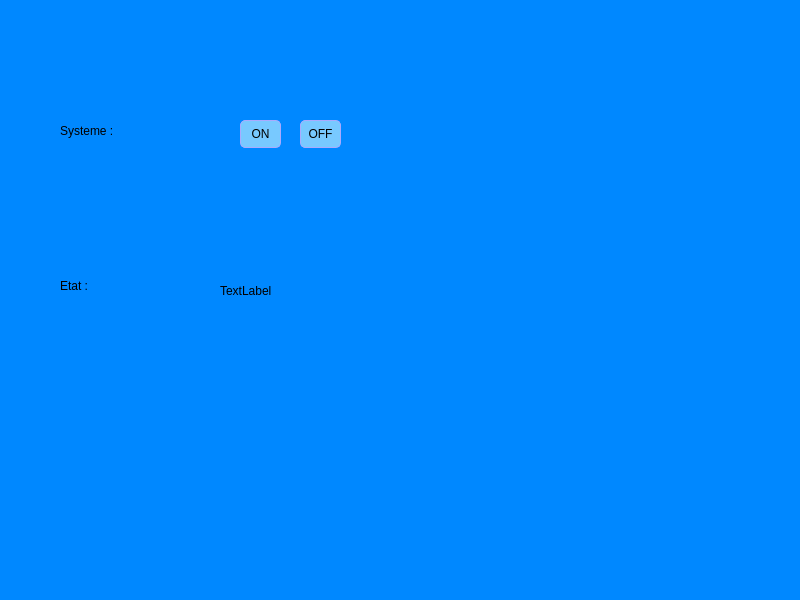
<?xml version="1.0" encoding="UTF-8"?>
<ui version="4.0">
 <class>MainWindow</class>
 <widget class="QMainWindow" name="MainWindow">
  <property name="geometry">
   <rect>
    <x>0</x>
    <y>0</y>
    <width>800</width>
    <height>600</height>
   </rect>
  </property>
  <property name="windowTitle">
   <string>MainWindow</string>
  </property>
  <property name="styleSheet">
   <string notr="true">background-color: rgb(0, 170, 255);
background-color: rgb(0, 170, 255);
background-color: rgb(0, 136, 255);</string>
  </property>
  <widget class="QWidget" name="centralwidget">
   <widget class="QLabel" name="label">
    <property name="geometry">
     <rect>
      <x>60</x>
      <y>100</y>
      <width>141</width>
      <height>61</height>
     </rect>
    </property>
    <property name="text">
     <string>Systeme :</string>
    </property>
   </widget>
   <widget class="QLabel" name="label_2">
    <property name="geometry">
     <rect>
      <x>60</x>
      <y>270</y>
      <width>91</width>
      <height>31</height>
     </rect>
    </property>
    <property name="text">
     <string>Etat :</string>
    </property>
   </widget>
   <widget class="QLabel" name="label_3">
    <property name="geometry">
     <rect>
      <x>220</x>
      <y>270</y>
      <width>81</width>
      <height>41</height>
     </rect>
    </property>
    <property name="text">
     <string>TextLabel</string>
    </property>
   </widget>
   <widget class="QPushButton" name="pushButton">
    <property name="geometry">
     <rect>
      <x>240</x>
      <y>120</y>
      <width>41</width>
      <height>28</height>
     </rect>
    </property>
    <property name="styleSheet">
     <string notr="true">QPushButton:checked {
    background-color: qlineargradient(spread:pad, x1:0, y1:0, x2:0, y2:1,   stop:0 rgb(120, 201, 255), stop:1 rgb(120, 0, 255))
}

QPushButton:hover {

	background-color: rgb(170, 255, 255);
}
QPushButton {
     background-color: rgb(120, 201, 255); border: 1px solid black;
	border-color: rgb(170, 170, 255);
     border-radius: 5px;
}
</string>
    </property>
    <property name="text">
     <string>ON</string>
    </property>
   </widget>
   <widget class="QPushButton" name="pushButton_2">
    <property name="geometry">
     <rect>
      <x>300</x>
      <y>120</y>
      <width>41</width>
      <height>28</height>
     </rect>
    </property>
    <property name="styleSheet">
     <string notr="true">QPushButton:checked {
    background-color: qlineargradient(spread:pad, x1:0, y1:0, x2:0, y2:1,   stop:0 rgb(120, 201, 255), stop:1 rgb(120, 0, 255))
}

QPushButton:hover {

	background-color: rgb(170, 255, 255);
}
QPushButton {
     background-color: rgb(120, 201, 255); border: 1px solid black;
	border-color: rgb(170, 170, 255);
     border-radius: 5px;
}
</string>
    </property>
    <property name="text">
     <string>OFF</string>
    </property>
   </widget>
  </widget>
  <widget class="QMenuBar" name="menubar">
   <property name="geometry">
    <rect>
     <x>0</x>
     <y>0</y>
     <width>800</width>
     <height>26</height>
    </rect>
   </property>
  </widget>
  <widget class="QStatusBar" name="statusbar"/>
 </widget>
 <resources/>
 <connections/>
</ui>
